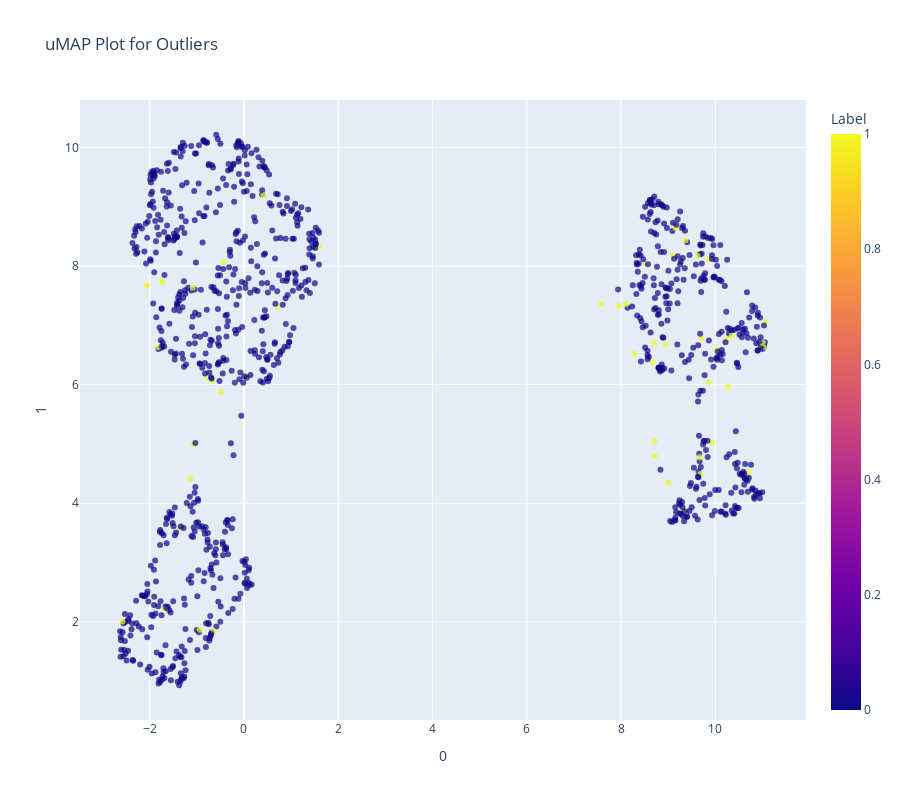

The notebook cell saved with this chart:
### Code cell
plot_model(iforest, plot = 'umap')

### Figure 1 — Plotly figure (JSON) as saved in the notebook; plotly's stock layout.template omitted (floating-point values rounded to 4 significant figures; data arrays with more than 128 entries replaced by an {"elided": "..."} marker saying what was removed)
{"data": [{"customdata": {"elided": "1000x1 float values"}, "hovertemplate": "0=%{x}<br>1=%{y}<br>Feature=%{customdata[0]}<br>Label=%{marker.color}<extra></extra>", "legendgroup": "", "marker": {"color": {"elided": "1000 int values"}, "coloraxis": "coloraxis", "opacity": 0.7, "symbol": "circle"}, "mode": "markers", "name": "", "orientation": "v", "showlegend": false, "type": "scatter", "x": {"elided": "1000 float values"}, "xaxis": "x", "y": {"elided": "1000 float values"}, "yaxis": "y"}], "layout": {"coloraxis": {"colorbar": {"title": {"text": "Label"}}, "colorscale": [[0, "#0d0887"], [0.1111, "#46039f"], [0.2222, "#7201a8"], [0.3333, "#9c179e"], [0.4444, "#bd3786"], [0.5556, "#d8576b"], [0.6667, "#ed7953"], [0.7778, "#fb9f3a"], [0.8889, "#fdca26"], [1, "#f0f921"]]}, "height": 800, "legend": {"tracegroupgap": 0}, "title": {"text": "uMAP Plot for Outliers"}, "width": 900, "xaxis": {"anchor": "y", "domain": [0, 1], "title": {"text": "0"}}, "yaxis": {"anchor": "x", "domain": [0, 1], "title": {"text": "1"}}}}
